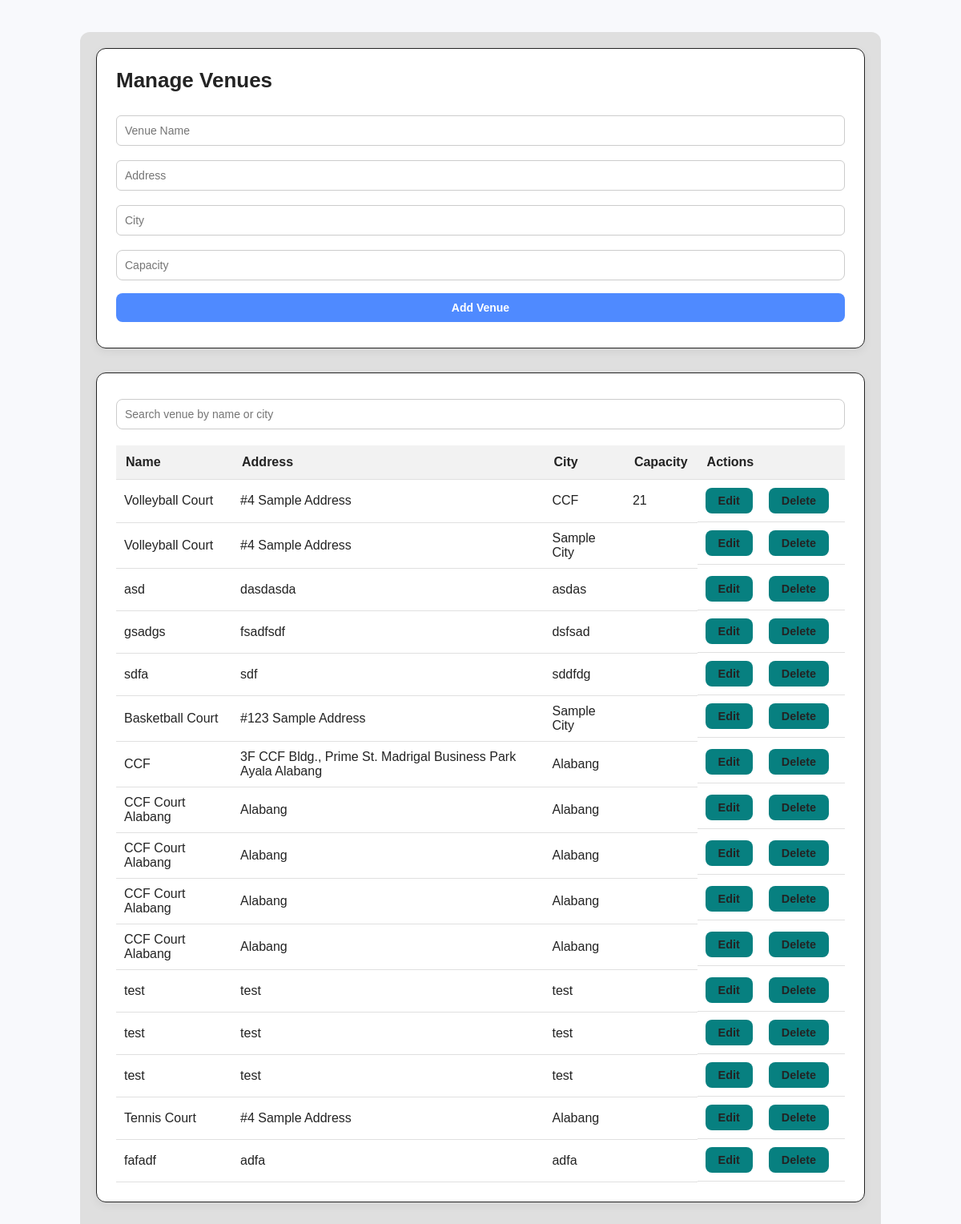
The page /eventsys/codes/php/manage_venues.php (signed in) on the database its author committed.
### tables this page shows
CREATE TABLE `venue` (
  `venue_id` int(11) NOT NULL,
  `name` varchar(255) NOT NULL,
  `address` varchar(255) DEFAULT NULL,
  `city` varchar(100) DEFAULT NULL,
  `capacity` int(11) DEFAULT NULL
);

### eventsys/codes/php/manage_venues.php (the view, shortened to what this page needs)
<?php
include('../includes/db.php');
$edit_venue = null;
$search = $_GET['search'] ?? '';
$search_query = "SELECT * FROM venue";
if (!empty($search)) {
    $search_query .= " WHERE name LIKE ? OR city LIKE ?";
    $stmt = $conn->prepare($search_query);
    $like = "%$search%";
    $stmt->bind_param("ss", $like, $like);
    $stmt->execute();
    $venues = $stmt->get_result();
    $stmt->close();
} else {
    $venues = $conn->query("SELECT * FROM venue");
}
?>
<!DOCTYPE html>
<html lang="en">
<head>
    <link rel="stylesheet" href="../css/style.css">
</head>
<body>
<main class="main-content">
    <div class="card">
        <h1>Manage Venues</h1>
        <form method="POST">
            <input type="text" name="name" placeholder="Venue Name" value="<?= $edit_venue['name'] ?? '' ?>" required>
            <input type="text" name="address" placeholder="Address" value="<?= $edit_venue['address'] ?? '' ?>" required>
            <input type="text" name="city" placeholder="City" value="<?= $edit_venue['city'] ?? '' ?>" required>
            <input type="number" name="capacity" placeholder="Capacity" value="<?= $edit_venue['capacity'] ?? '' ?>" required>
            <button type="submit" name="<?= $edit_venue ? 'update_venue' : 'add_venue' ?>">
                <?= $edit_venue ? 'Update Venue' : 'Add Venue' ?>
            </button>
        </form>
    </div>
    <div class="card">
        <form method="GET" class="search-box">
            <input type="text" name="search" placeholder="Search venue by name or city" value="<?= htmlspecialchars($search) ?>">
        </form>
        <table>
            <thead>
                <tr>
                    <th>Name</th>
                    <th>Address</th>
                    <th>City</th>
                    <th>Capacity</th>
                    <th>Actions</th>
                </tr>
            </thead>
            <tbody>
                <?php while ($venue = $venues->fetch_assoc()): ?>
                    <tr>
                        <td><?= htmlspecialchars($venue['name']) ?></td>
                        <td><?= htmlspecialchars($venue['address']) ?></td>
                        <td><?= htmlspecialchars($venue['city']) ?></td>
                        <td><?= $venue['capacity'] ?></td>
                        <td class="actions">
                            <a class="btn-edit" href="?edit=<?= $venue['venue_id'] ?>">Edit</a>
                            <a class="btn-delete" href="?delete=<?= $venue['venue_id'] ?>" onclick="return confirm('Are you sure you want to delete this venue?')">Delete</a>
                        </td>
                    </tr>
                <?php endwhile; ?>
            </tbody>
        </table>
    </div>
</main>
</body>
</html>

### eventsys/codes/css/style.css (style rules this page uses)
:root { --color-bg: #f8f5f2; --color-headline: #232323; --color-paragraph: #222525; --color-button: #078080; --color-button-text: #232323; --color-stroke: #232323; --color-main: #ffffff; --color-highlight: #078080; --color-secondary: #f45d48; --color-tertiary: #f8f5f2; }
.card { background: var(--color-tertiary); transition: background 0.3s ease; }
.sidebar, .banner, input, select, textarea, button { transition: background 0.3s ease, color 0.3s ease; }
* { margin: 0; padding: 0; box-sizing: border-box; }
body { margin: 0; background: var(--color-bg); color: var(--color-paragraph); font-family: 'Poppins', sans-serif; }
.main-content { flex-grow: 1; padding: 30px; background-color: #dfdfdf; color: #1b1c1d; border-radius: 12px; }
.card { background: #fff; border-radius: 12px; padding: 20px; box-shadow: 0 4px 12px rgba(0, 0, 0, 0.05); transition: transform 0.2s ease; }
.card a { text-decoration: none; color: #fff; padding: 8px 16px; border: 1px solid #e0e0e0; border-radius: 8px; font-size: 0.9rem; }
.card td { padding: 10px; border-bottom: 1px solid #e0e0e0; }
.card, .event-card, .form-container, .card.welcome { background: var(--color-tertiary); color: var(--color-headline); border: 1px solid var(--color-stroke); }
h1, h2, .banner h1 { color: var(--color-headline); }
a { text-decoration: none; color: #0077cc; margin-right: 10px; }
input[type="text"] { padding: 10px; border-radius: 6px; border: 1px solid #ccc; margin-bottom: 10px; width: 100%; }
input, button { width: 100%; padding: 12px; margin: 10px 0; border-radius: 8px; border: 1px solid #ccc; font-size: 14px; }
button { background: var(--color-button); color: var(--color-button-text); border: none; padding: 12px 16px; border-radius: 8px; font-weight: bold; cursor: pointer; }
button, .login-button, .register-button, .card a, .back-link, .attendance-link, .edit-link, .delete-link { background: var(--color-button); color: var(--color-button-text); border: none; font-weight: bold; }

### eventsys/codes/php/manage_venues.php (style rules this page uses)
body { font-family: 'Poppins', sans-serif; background-color: #f8f9fc; margin: 0; padding: 0; }
.main-content { max-width: 1000px; margin: 40px auto; padding: 20px; }
.card { background: white; padding: 24px; margin-bottom: 30px; border-radius: 12px; box-shadow: 0 4px 12px rgba(0, 0, 0, 0.06); }
h1 { font-size: 26px; margin-bottom: 20px; }
input, button { padding: 10px; margin: 8px 0; border-radius: 8px; border: 1px solid #ccc; width: 100%; box-sizing: border-box; }
button { background-color: #4f8aff; color: white; border: none; cursor: pointer; }
table { width: 100%; border-collapse: collapse; }
th, td { padding: 12px; border-bottom: 1px solid #e0e0e0; text-align: left; }
th { background-color: #f2f2f2; }
.btn-edit, .btn-delete { padding: 6px 12px; border: none; border-radius: 6px; font-size: 0.9em; text-decoration: none; cursor: pointer; color: white; display: inline-block; }
.btn-edit { background-color: #ffa600; }
.btn-delete { background-color: #ff4f4f; }
.search-box input { width: 100%; padding: 10px; border-radius: 8px; border: 1px solid #ccc; margin-bottom: 20px; }
.actions { display: flex; gap: 10px; align-items: center; }

### rows shown on the page
venue: name "Volleyball Court", address "#4 Sample Address", city "CCF", capacity "21"
venue: name "Volleyball Court", address "#4 Sample Address", city "Sample City"
venue: name "asd", address "dasdasda", city "asdas"
venue: name "gsadgs", address "fsadfsdf", city "dsfsad"
venue: name "sdfa", address "sdf", city "sddfdg"
venue: name "Basketball Court", address "#123 Sample Address", city "Sample City"
venue: name "CCF", address "3F CCF Bldg., Prime St. Madrigal Business Park Ayala Alabang", city "Alabang"
venue: name "CCF Court Alabang", address "Alabang", city "Alabang"
venue: name "CCF Court Alabang", address "Alabang", city "Alabang"
venue: name "CCF Court Alabang", address "Alabang", city "Alabang"
venue: name "CCF Court Alabang", address "Alabang", city "Alabang"
venue: name "test", address "test", city "test"
venue: name "test", address "test", city "test"
venue: name "test", address "test", city "test"
venue: name "Tennis Court", address "#4 Sample Address", city "Alabang"
venue: name "fafadf", address "adfa", city "adfa"
